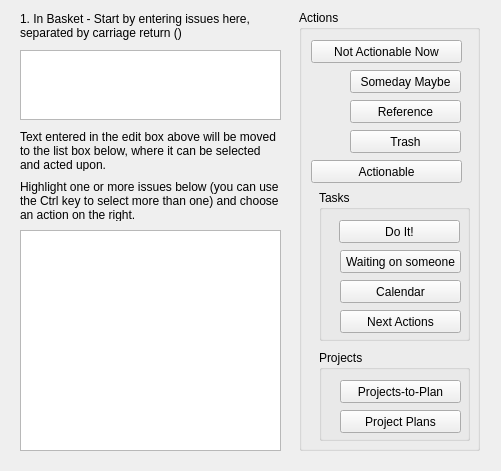
<?xml version="1.0" encoding="UTF-8"?>
<ui version="4.0">
 <class>InBasketForm</class>
 <widget class="QWidget" name="InBasketForm">
  <property name="geometry">
   <rect>
    <x>0</x>
    <y>0</y>
    <width>501</width>
    <height>471</height>
   </rect>
  </property>
  <property name="acceptDrops">
   <bool>true</bool>
  </property>
  <property name="windowTitle">
   <string>Form</string>
  </property>
  <widget class="QLabel" name="label">
   <property name="geometry">
    <rect>
     <x>20</x>
     <y>10</y>
     <width>251</width>
     <height>31</height>
    </rect>
   </property>
   <property name="text">
    <string>1. In Basket - Start by entering issues here, separated by carriage return (&lt;Enter&gt;)</string>
   </property>
   <property name="wordWrap">
    <bool>true</bool>
   </property>
  </widget>
  <widget class="QLabel" name="label_2">
   <property name="geometry">
    <rect>
     <x>20</x>
     <y>130</y>
     <width>261</width>
     <height>41</height>
    </rect>
   </property>
   <property name="text">
    <string>Text entered in the edit box above will be moved to the list box below, where it can be selected and acted upon.</string>
   </property>
   <property name="wordWrap">
    <bool>true</bool>
   </property>
  </widget>
  <widget class="QPushButton" name="NonActionableBtn">
   <property name="geometry">
    <rect>
     <x>311</x>
     <y>40</y>
     <width>151</width>
     <height>23</height>
    </rect>
   </property>
   <property name="toolTip">
    <string>You can't do anything about this now</string>
   </property>
   <property name="text">
    <string>Not Actionable Now</string>
   </property>
  </widget>
  <widget class="QPushButton" name="ActionableBtn">
   <property name="geometry">
    <rect>
     <x>311</x>
     <y>160</y>
     <width>151</width>
     <height>23</height>
    </rect>
   </property>
   <property name="toolTip">
    <string>You can take action on this</string>
   </property>
   <property name="text">
    <string>Actionable</string>
   </property>
  </widget>
  <widget class="QPushButton" name="pushButton">
   <property name="geometry">
    <rect>
     <x>350</x>
     <y>70</y>
     <width>111</width>
     <height>23</height>
    </rect>
   </property>
   <property name="toolTip">
    <string>Tickler file; hold for review</string>
   </property>
   <property name="text">
    <string>Someday Maybe</string>
   </property>
  </widget>
  <widget class="QPushButton" name="pushButton_2">
   <property name="geometry">
    <rect>
     <x>350</x>
     <y>100</y>
     <width>111</width>
     <height>23</height>
    </rect>
   </property>
   <property name="toolTip">
    <string>Retrievable when required</string>
   </property>
   <property name="text">
    <string>Reference</string>
   </property>
  </widget>
  <widget class="QPushButton" name="pushButton_3">
   <property name="geometry">
    <rect>
     <x>350</x>
     <y>130</y>
     <width>111</width>
     <height>23</height>
    </rect>
   </property>
   <property name="toolTip">
    <string>Throw this away!</string>
   </property>
   <property name="text">
    <string>Trash</string>
   </property>
  </widget>
  <widget class="QPushButton" name="pushButton_4">
   <property name="geometry">
    <rect>
     <x>340</x>
     <y>250</y>
     <width>121</width>
     <height>23</height>
    </rect>
   </property>
   <property name="toolTip">
    <string>You have or will delegate this to someone else</string>
   </property>
   <property name="text">
    <string>Waiting on someone</string>
   </property>
  </widget>
  <widget class="QPushButton" name="pushButton_5">
   <property name="geometry">
    <rect>
     <x>340</x>
     <y>280</y>
     <width>121</width>
     <height>23</height>
    </rect>
   </property>
   <property name="toolTip">
    <string>You will do this at a specific time</string>
   </property>
   <property name="text">
    <string>Calendar</string>
   </property>
  </widget>
  <widget class="QPushButton" name="pushButton_6">
   <property name="geometry">
    <rect>
     <x>340</x>
     <y>380</y>
     <width>121</width>
     <height>23</height>
    </rect>
   </property>
   <property name="toolTip">
    <string>You need to plan this project before taking action</string>
   </property>
   <property name="text">
    <string>Projects-to-Plan</string>
   </property>
  </widget>
  <widget class="QPushButton" name="pushButton_7">
   <property name="geometry">
    <rect>
     <x>340</x>
     <y>410</y>
     <width>121</width>
     <height>23</height>
    </rect>
   </property>
   <property name="toolTip">
    <string>You need to review this plan for Next Actions</string>
   </property>
   <property name="text">
    <string>Project Plans</string>
   </property>
  </widget>
  <widget class="QPushButton" name="pushButton_8">
   <property name="geometry">
    <rect>
     <x>340</x>
     <y>310</y>
     <width>121</width>
     <height>23</height>
    </rect>
   </property>
   <property name="toolTip">
    <string>This is one of your next actions</string>
   </property>
   <property name="text">
    <string>Next Actions</string>
   </property>
  </widget>
  <widget class="QListWidget" name="listWidget">
   <property name="geometry">
    <rect>
     <x>20</x>
     <y>230</y>
     <width>261</width>
     <height>221</height>
    </rect>
   </property>
   <property name="alternatingRowColors">
    <bool>true</bool>
   </property>
   <property name="selectionMode">
    <enum>QAbstractItemView::MultiSelection</enum>
   </property>
  </widget>
  <widget class="QGroupBox" name="groupBox">
   <property name="geometry">
    <rect>
     <x>299</x>
     <y>10</y>
     <width>181</width>
     <height>441</height>
    </rect>
   </property>
   <property name="title">
    <string>Actions</string>
   </property>
   <widget class="QPushButton" name="pushButton_9">
    <property name="geometry">
     <rect>
      <x>40</x>
      <y>210</y>
      <width>121</width>
      <height>23</height>
     </rect>
    </property>
    <property name="toolTip">
     <string>You can take care of this right now</string>
    </property>
    <property name="text">
     <string>Do It!</string>
    </property>
   </widget>
   <widget class="QGroupBox" name="groupBox_2">
    <property name="geometry">
     <rect>
      <x>20</x>
      <y>180</y>
      <width>151</width>
      <height>151</height>
     </rect>
    </property>
    <property name="title">
     <string>Tasks</string>
    </property>
   </widget>
   <widget class="QGroupBox" name="groupBox_3">
    <property name="geometry">
     <rect>
      <x>20</x>
      <y>340</y>
      <width>151</width>
      <height>91</height>
     </rect>
    </property>
    <property name="title">
     <string>Projects</string>
    </property>
   </widget>
   <zorder>groupBox_3</zorder>
   <zorder>groupBox_2</zorder>
   <zorder>pushButton_9</zorder>
  </widget>
  <widget class="QTextEdit" name="textEdit">
   <property name="geometry">
    <rect>
     <x>20</x>
     <y>50</y>
     <width>261</width>
     <height>70</height>
    </rect>
   </property>
   <property name="focusPolicy">
    <enum>Qt::TabFocus</enum>
   </property>
  </widget>
  <widget class="QLabel" name="label_3">
   <property name="geometry">
    <rect>
     <x>20</x>
     <y>180</y>
     <width>261</width>
     <height>41</height>
    </rect>
   </property>
   <property name="text">
    <string>Highlight one or more issues below (you can use the Ctrl key to select more than one) and choose an action on the right.</string>
   </property>
   <property name="wordWrap">
    <bool>true</bool>
   </property>
  </widget>
  <zorder>groupBox</zorder>
  <zorder>label</zorder>
  <zorder>label_2</zorder>
  <zorder>NonActionableBtn</zorder>
  <zorder>ActionableBtn</zorder>
  <zorder>pushButton</zorder>
  <zorder>pushButton_2</zorder>
  <zorder>pushButton_3</zorder>
  <zorder>pushButton_4</zorder>
  <zorder>pushButton_5</zorder>
  <zorder>pushButton_6</zorder>
  <zorder>pushButton_7</zorder>
  <zorder>pushButton_8</zorder>
  <zorder>listWidget</zorder>
  <zorder>textEdit</zorder>
  <zorder>label_3</zorder>
 </widget>
 <tabstops>
  <tabstop>listWidget</tabstop>
  <tabstop>NonActionableBtn</tabstop>
  <tabstop>pushButton</tabstop>
  <tabstop>pushButton_2</tabstop>
  <tabstop>pushButton_3</tabstop>
  <tabstop>ActionableBtn</tabstop>
  <tabstop>pushButton_9</tabstop>
  <tabstop>pushButton_4</tabstop>
  <tabstop>pushButton_5</tabstop>
  <tabstop>pushButton_8</tabstop>
  <tabstop>pushButton_6</tabstop>
  <tabstop>pushButton_7</tabstop>
  <tabstop>textEdit</tabstop>
 </tabstops>
 <resources/>
 <connections/>
</ui>
